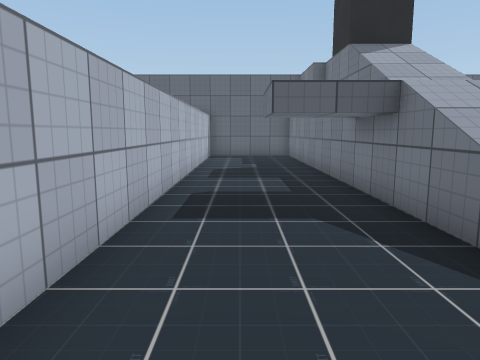
[1] (above)

17 first-person views from a walk through a scene from a Unity 3-D project. The camera is 1.2 m above the floor, tilts 8° down and sees 70° across. The floor is counted in squares, 1 m on a side. Each view is taken from the middle of a square. On the plan, view 1 faces up. The plan holds only what a view shows up to about 14 squares ahead; the rest is blank. The place goes on beyond the plan. The player is left out. Some surface patterns are stand-ins.

[2]
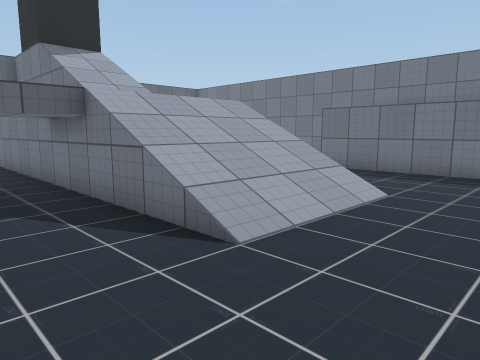

[3]
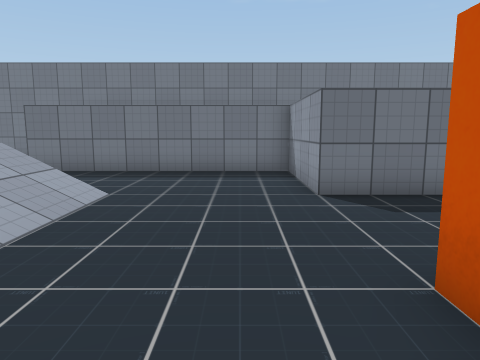

[4]
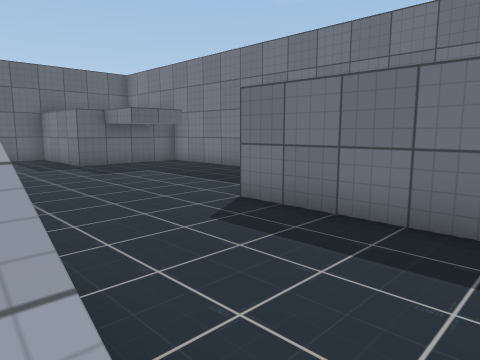

[5]
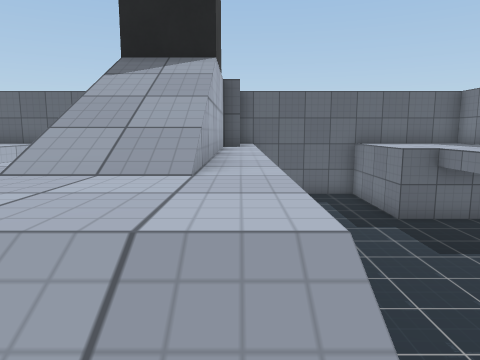

[6]
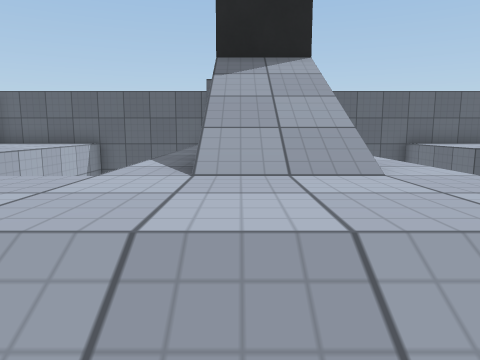

[7]
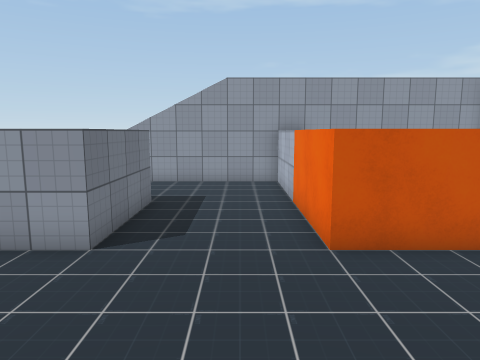

[8]
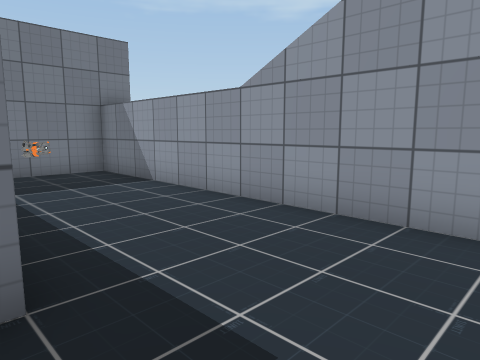

[9]
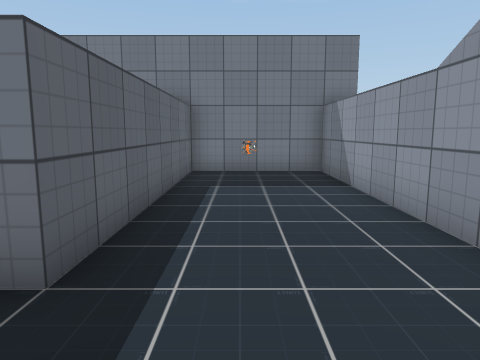

[10]
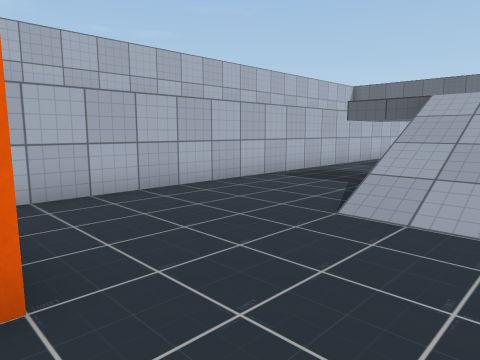

[11]
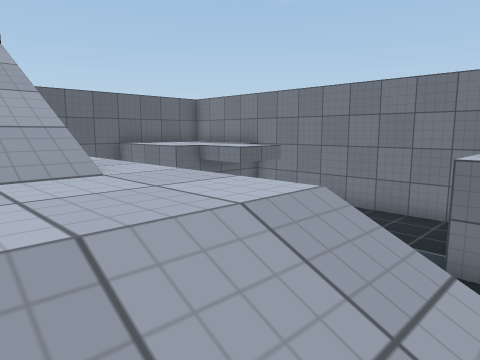

[12]
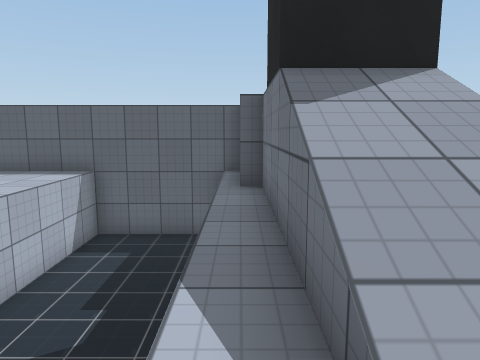

[13]
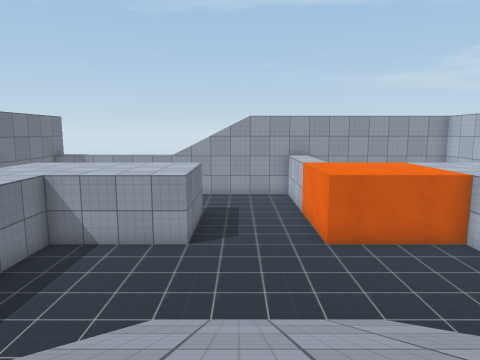

[14]
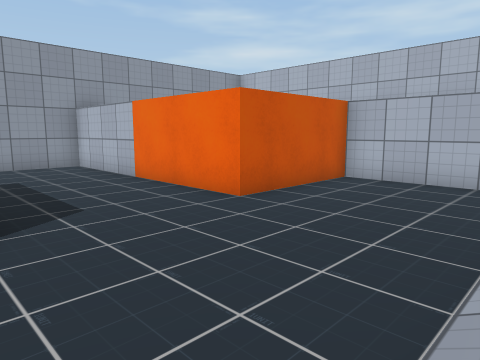

[15]
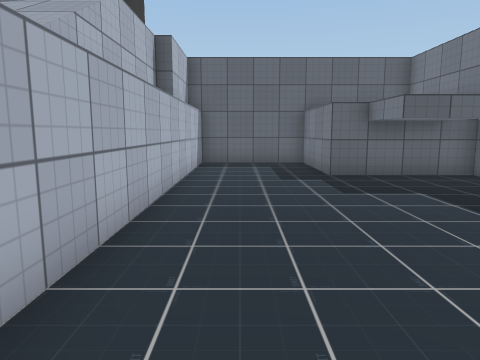

[16]
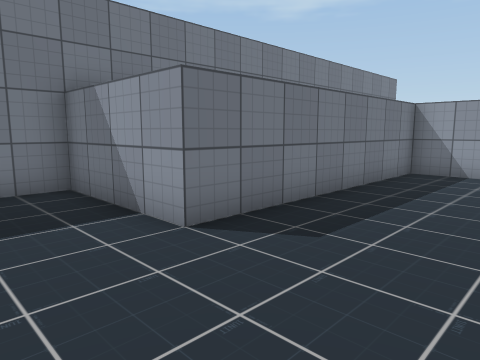

[17]
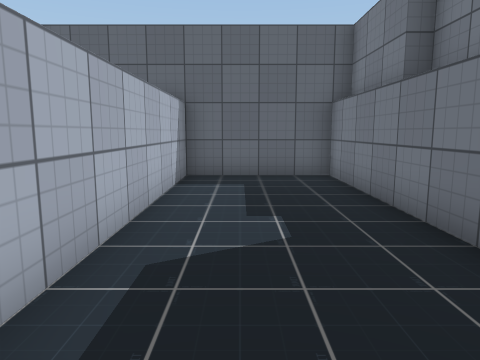

### Floor plan
Key: @ floor where view 1 was taken; # wall or solid block; . main floor; : floor 2 m higher than the main floor; / step, stairs or slope; G gun.
Columns run from 2 left of view 1 to 15 right of it. Each row starts with its distance up from view 1.
 18 ######  ######
 17 #....#  #....#
 16 #....#  #....#
 15 #....####....#
 14 #....:##:....#####
 13 #....:##:.....##.#
 12 #....:##:.....##.#
 11 #....://:........#
 10 #....://:........#
  9 #....://:........#
  8 #....://:........#
  7 #.. :::::........#
  6 #.. :::::........#
  5 #....////....#####
  4 #....////....#
  3 #....////....#
  2 #....////....#
  1 #............#
  0 #.@..........#
 -1 #............#
 -2 #............#
 -3 #####....#####
 -4     #....#
 -5     #....#
 -6     #....#########
 -7     #............#
 -8     #..........G.#
 -9     #............#
-10     #............#
-11     ##############

Positions as (right, up) in squares from view 1, and headings:
1: (0, 0), facing up
2: (0, -1), facing up-right
3: (0, -1), facing right
4: (6, 1), facing up-right
5: (6, 4), facing up
6: (4, 4), facing up
7: (4, 3), facing down
8: (4, -6), facing down-right
9: (4, -8), facing right
10: (5, -3), facing up-left
11: (4, 4), facing up-right
12: (3, 7), facing up
13: (5, 7), facing down
14: (7, 2), facing down-left
15: (8, 4), facing up
16: (7, 8), facing down-right
17: (0, 8), facing up
